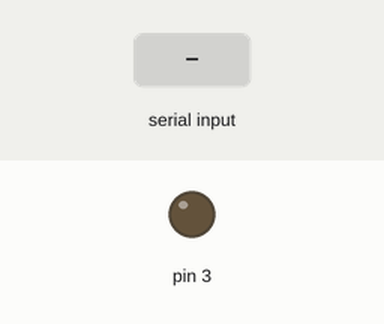
Simulated run of this sketch. Board: Arduino Uno, built with avr-gcc and run on an emulated ATmega328P. Shown: output pins drawn as LEDs (lit = HIGH). The test bench sets the inputs (shaded band). What the sketch prints to the serial monitor is not drawn.

Above: at 1.1 s.
At 6.2 s:
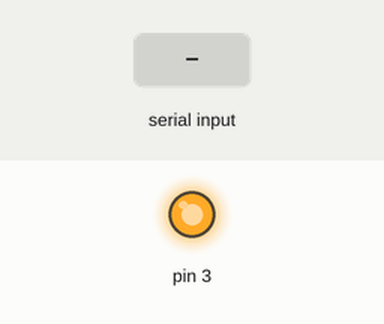
6.3 s: "1\n" received over Serial
7.8 s: "1\n" received over the second serial link
Timing chart, 0 to 10.8 s (numbered marks = the images above; inputs shaded):
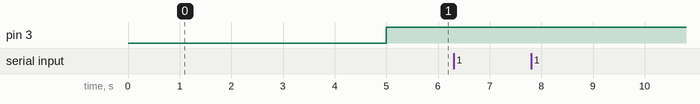

Measured:
- after the input at 6.3 s, every drawn part: stays the same
- after the input at 7.8 s, every drawn part: stays the same

The sketch:

Blue_2.ino
```cpp
/*
Este codigo de ejemplo muestra el uso del modulo bluetooth HC-06
- Permite configurar el modulo a traves de la consola serial
- Permite enviar datos desde la consola a un dispositivo bluetooth
- Permite recibir datos desde un dispositivo bluetooth y mostrarlos en concola
*/
//Se importa la biblioteca para crear puerto serial virtual
#include <SoftwareSerial.h>
/*Creacion de puerto serial virtual.
Se crea como una variable de tipo SoftwareSerial.
Esto se denomina un "objeto" de la clase SoftwareSerial*/

SoftwareSerial BT1(4, 2);
// El pin 4 es Rx y el pin 2 es Tx
/*Declaramos la variable que usaremos para guardar los datos
que recibimos del bluetooth*/
String command = "";


void setup()
{
// Inicializacion de puerto serial
Serial.begin(9600);
// Inicializacion puerto serial virtual BT1
BT1.begin(9600);
delay(1000);
// Escribimos en consola
Serial.println("Configuracion bluetooth");
pinMode(3,OUTPUT);
delay(4000);
}


void loop()
{
  digitalWrite(3,HIGH);
// Si hay datos en el puerto serial del bluetooth
if (BT1.available()>0){
// Leemos todo el buffer
command = BT1.readString();
// Enviamos el texto recibido en consola
Serial.println(command);
}
// Si hay datos en el puerto serial
if (Serial.available()>0){
// Leemos hasta encontrar el caracter '\n'(carriage return)
String S = Serial.readStringUntil('\n');
// Imprimimos en consola el texto leido
Serial.println("---> " + S);
// Enviamos el texto al puerto serial del bluetooth
BT1.print(S);
// Enviamos un carriage return al puerto serial del bluetooth
BT1.print('\n');
Serial.println("");
}
}
/*Comandos utiles:AT+NAMENOMBRE -> Cambia el nombre a NOMBRE
AT+BAUDBPS -> Cambia la tasa de datos a BPS
AT+PINXXXX -> Cambia el pin a XXXX
*/
```
